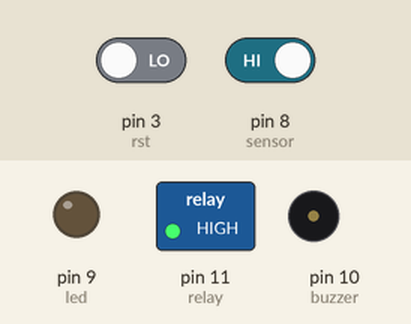
The sketch below on a simulated Arduino Uno, built with avr-gcc and run on an emulated ATmega328P. On the bench: switched loads named in the sketch (green lamp = pin HIGH), output pins drawn as LEDs (lit = HIGH), buzzer (waves = sounding, pin HIGH). The test bench sets the inputs (shaded band); at power-on: pin 8 (sensor) HIGH, pin 3 (rst) LOW.

Above: at 1.2 s.
1.3 s: pin 8 (sensor) driven LOW
At 2.0 s:
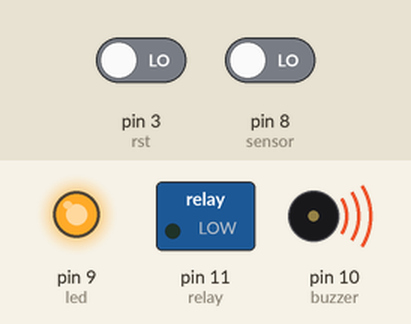
Timing chart, 0 to 4.3 s (numbered marks = the images above; inputs shaded):
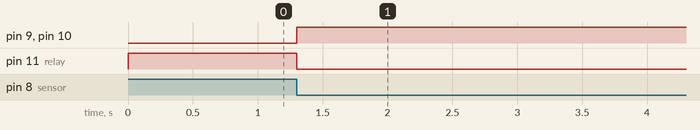

The sketch:

AutoBrakeAlcoholCar.ino
```cpp
int sensor = 8;
int led = 9;
int buzzer = 10;
int relay = 11;
int rst = 3;

bool detect = false;
bool reset = false;

void setup() {
pinMode(sensor, INPUT);
pinMode(rst, INPUT);
pinMode(led, OUTPUT);
pinMode(buzzer, OUTPUT);
pinMode(relay, OUTPUT);
Serial.begin(9600);
}

void loop() {
if((digitalRead(sensor) == LOW)||(detect == true)){
  detect = true;
  if ((digitalRead(rst) == true)){
    detect = false;
  }
  digitalWrite(led,HIGH);
  digitalWrite(buzzer, HIGH);
  digitalWrite(relay, LOW);
  }
else{
  digitalWrite(led,LOW);
  digitalWrite(buzzer,LOW);
  digitalWrite(relay,HIGH);
}
delay(100);
}
```

Measured:
- after the input at 1.3 s, pin 9 (led), pin 10 (buzzer): LOW → HIGH at once; pin 11 (relay): HIGH → LOW at once
